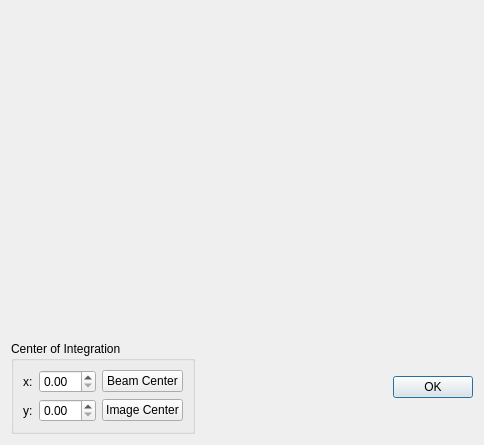
<?xml version="1.0" encoding="UTF-8"?>
<ui version="4.0">
 <class>IntegrationDlg</class>
 <widget class="QDialog" name="IntegrationDlg">
  <property name="geometry">
   <rect>
    <x>0</x>
    <y>0</y>
    <width>484</width>
    <height>445</height>
   </rect>
  </property>
  <property name="windowTitle">
   <string>Radial Integration</string>
  </property>
  <layout class="QGridLayout" name="gridLayout_2">
   <item row="0" column="0" colspan="3">
    <widget class="QwtPlot" name="plot"/>
   </item>
   <item row="1" column="0">
    <widget class="QGroupBox" name="groupBox">
     <property name="title">
      <string>Center of Integration</string>
     </property>
     <layout class="QGridLayout" name="gridLayout">
      <item row="0" column="0">
       <widget class="QLabel" name="label">
        <property name="text">
         <string>x:</string>
        </property>
       </widget>
      </item>
      <item row="0" column="1">
       <widget class="QDoubleSpinBox" name="doubleSpinBoxX"/>
      </item>
      <item row="0" column="2">
       <widget class="QPushButton" name="btnBeamCenter">
        <property name="text">
         <string>Beam Center</string>
        </property>
       </widget>
      </item>
      <item row="1" column="0">
       <widget class="QLabel" name="label_2">
        <property name="text">
         <string>y:</string>
        </property>
       </widget>
      </item>
      <item row="1" column="1">
       <widget class="QDoubleSpinBox" name="doubleSpinBoxY"/>
      </item>
      <item row="1" column="2">
       <widget class="QPushButton" name="btnImageCenter">
        <property name="text">
         <string>Image Center</string>
        </property>
       </widget>
      </item>
     </layout>
    </widget>
   </item>
   <item row="1" column="2">
    <widget class="QDialogButtonBox" name="buttonBox">
     <property name="orientation">
      <enum>Qt::Horizontal</enum>
     </property>
     <property name="standardButtons">
      <set>QDialogButtonBox::Ok</set>
     </property>
    </widget>
   </item>
  </layout>
 </widget>
 <customwidgets>
  <customwidget>
   <class>QwtPlot</class>
   <extends>QFrame</extends>
   <header>qwt_plot.h</header>
   <container>1</container>
  </customwidget>
 </customwidgets>
 <resources/>
 <connections>
  <connection>
   <sender>buttonBox</sender>
   <signal>accepted()</signal>
   <receiver>IntegrationDlg</receiver>
   <slot>accept()</slot>
   <hints>
    <hint type="sourcelabel">
     <x>248</x>
     <y>254</y>
    </hint>
    <hint type="destinationlabel">
     <x>157</x>
     <y>274</y>
    </hint>
   </hints>
  </connection>
  <connection>
   <sender>buttonBox</sender>
   <signal>rejected()</signal>
   <receiver>IntegrationDlg</receiver>
   <slot>reject()</slot>
   <hints>
    <hint type="sourcelabel">
     <x>316</x>
     <y>260</y>
    </hint>
    <hint type="destinationlabel">
     <x>286</x>
     <y>274</y>
    </hint>
   </hints>
  </connection>
 </connections>
</ui>
